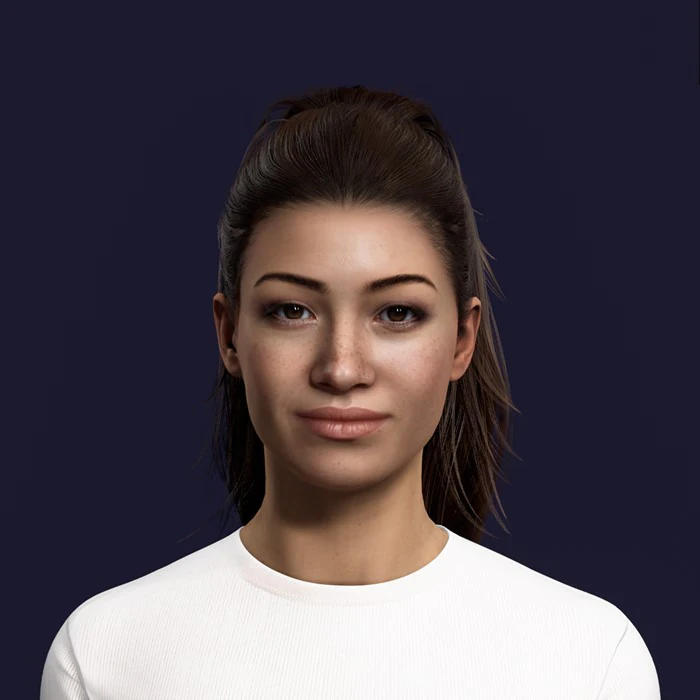
#> input picture human.webp, 700 x 700 px, found by its file name
$ python 'chapter10 face detection.py'
#> lines starting #> are read from the running program, lines starting #| are printed output that depends on the picture; after the words box and inside, x2 and y2 are one past the last pixel; in counts of white or black regions, pixels touching at a corner belong together
import cv2

# facecascade = cv2.CascadeClassifier("resource/haarcascade_eye.xml") for eye
facecascade = cv2.CascadeClassifier("resource/haarcascade_frontalface_default.xml")
# facecascade = cv2.CascadeClassifier("resource/haarcascade_russian_plate_number.xml") just for experiment
img = cv2.imread("resource/human.webp")
#> img is the input picture: shape (700, 700, 3); mean B, G, R 79.6, 70.3, 78.4
imggrey = cv2.cvtColor(img,cv2.COLOR_BGR2GRAY)
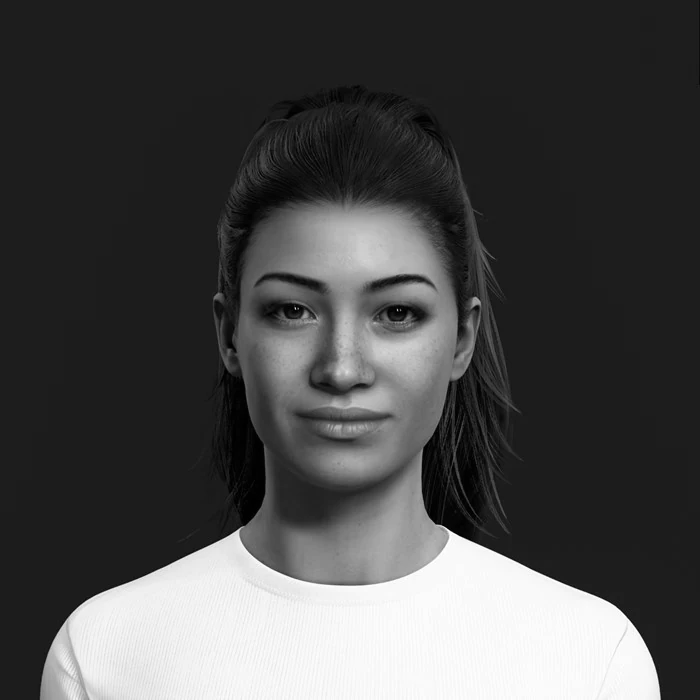
#> imggrey: shape (700, 700); min 0, max 255, mean 73.9

faces = facecascade.detectMultiScale(imggrey,1.1,4)
#> faces = [[208, 201, 277, 277]]

for (x,y,w,h) in faces:
    cv2.rectangle(img,(x,y),(x+w,y+h),(0,0,255),2)
#> this loop made 1 pass
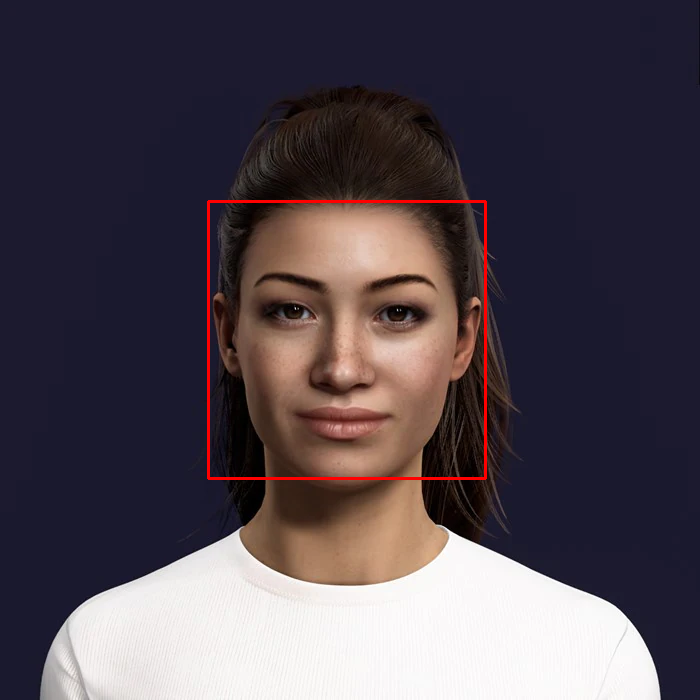
#> img: shape (700, 700, 3); 0.68% of pixels changed, all inside (x1, y1, x2, y2) = (207, 200, 487, 480)


cv2.imshow("original",img)
cv2.waitKey(0)
